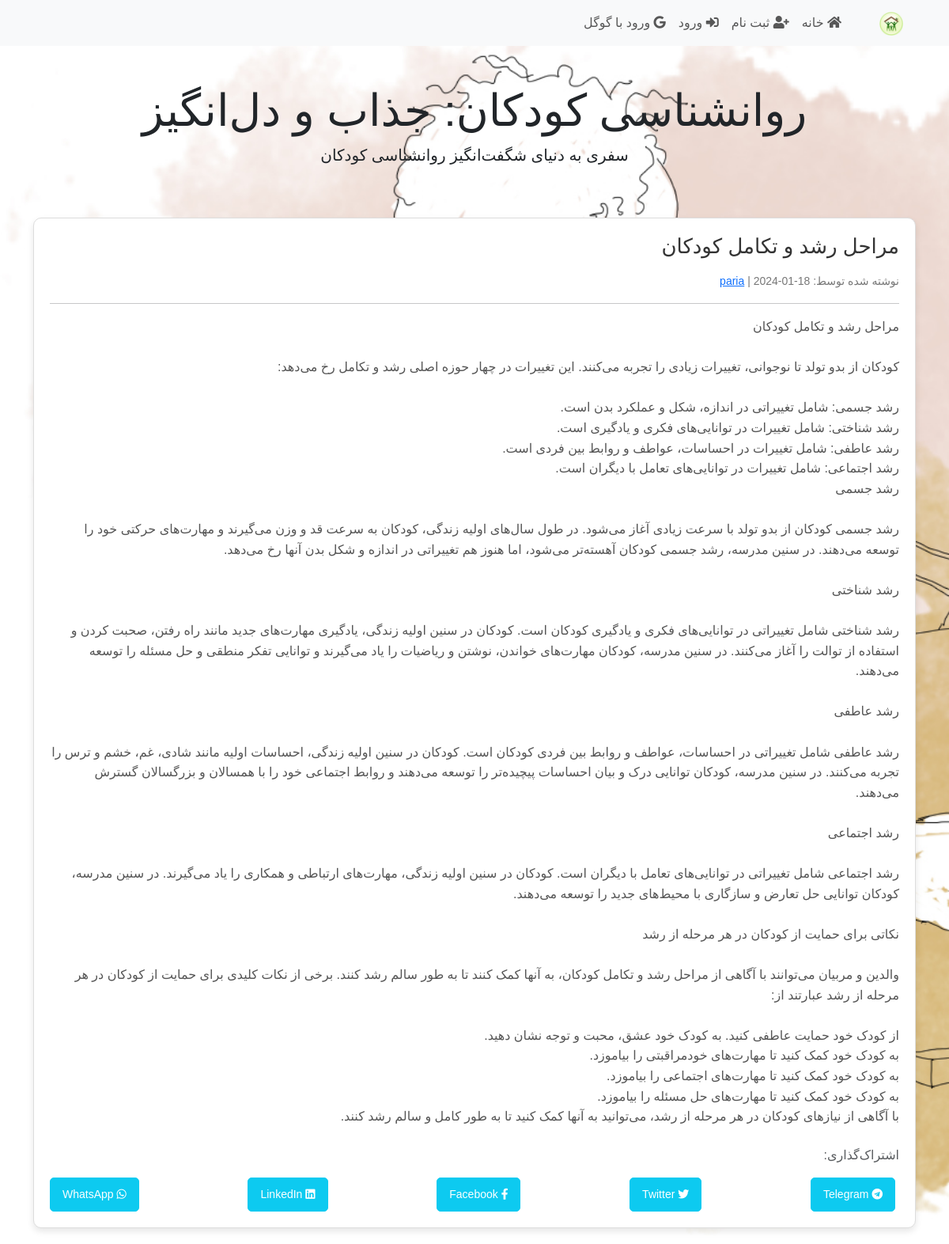
/post/1, run on the app's committed database.
### blog/models.py (models this page shows)
class Post(db.Model):
	id = db.Column(db.Integer, primary_key=True)
	title = db.Column(db.String(120), nullable=False)
	date = db.Column(db.DateTime, nullable=False, default=datetime.now)
	content = db.Column(db.Text, nullable=False)
	user_id = db.Column(db.Integer, db.ForeignKey('user.id'), nullable=False)

class User(db.Model, UserMixin):
	id = db.Column(db.Integer, primary_key=True)
	username = db.Column(db.String(30), unique=True, nullable=False)
	email = db.Column(db.String(60), unique=True, nullable=False)
	password = db.Column(db.String(60), nullable=False)
	posts = db.relationship('Post', backref='author', lazy=True)

### blog/routes.py (the view)
@app.route('/post/<int:post_id>')
def detail(post_id):
	post = Post.query.get_or_404(post_id)
	return render_template('detail.html', post=post)

### blog/templates/detail.html (shortened to what this page needs)
{% extends 'base.html' %}
{% block content %}
  <div class="post-container">
    <div class="post-header">
      <h2 class="post-title mb-3">{{ post.title }}</h2>
      <small class="post-meta">
        نوشته شده توسط: <a href="#">{{ post.author.username }}</a> | {{ post.date.strftime('%Y-%m-%d') }}
      </small>
    </div>
    <hr>
    <div class="post-content">
      {{ post.content.replace('\n', '<br>') | safe }}
    </div>
    <div class="post-share mt-4">
      <p class="text-muted">اشتراک‌گذاری:</p>
      <div class="social-share d-flex justify-content-between">
        <a href="https://t.me/share/url?url={{ url_for('detail', post_id=post.id, _external=True) }}" target="_blank" class="btn btn-info"><i class="fab fa-telegram mr-1"></i> Telegram</a>
        <a href="https://twitter.com/intent/tweet?url={{ url_for('detail', post_id=post.id, _external=True) }}&text={{ post.title }}" target="_blank" class="btn btn-info"><i class="fab fa-twitter mr-1"></i> Twitter</a>
        <a href="https://www.facebook.com/sharer/sharer.php?u={{ url_for('detail', post_id=post.id, _external=True) }}" target="_blank" class="btn btn-info"><i class="fab fa-facebook-f mr-1"></i> Facebook</a>
        <a href="https://www.linkedin.com/shareArticle?url={{ url_for('detail', post_id=post.id, _external=True) }}&title={{ post.title }}" target="_blank" class="btn btn-info"><i class="fab fa-linkedin mr-1"></i> LinkedIn</a>
        <a href="https://wa.me/?text={{ url_for('detail', post_id=post.id, _external=True) }}" target="_blank" class="btn btn-info"><i class="fab fa-whatsapp mr-1"></i> WhatsApp</a>
      </div>
    </div>
  </div>
{% endblock %}

### blog/static/styles.css (style rules this page uses)
body { background-image: url('/static/images/lo.jpg'); background-size: cover; background-repeat: no-repeat; margin: 0; font-family: 'B Titr', Tahoma, sans-serif; }
.post-container { background-color: #fff; border: 1px solid #ddd; border-radius: 10px; padding: 20px; margin-bottom: 20px; box-shadow: 0 4px 8px rgba(0, 0, 0, 0.1); transition: box-shadow 0.3s; }
.post-header { text-align: right; }
.post-title { font-size: 26px; color: #333; margin-bottom: 10px; }
.post-meta { color: #777; font-size: 14px; }
.post-content { line-height: 1.6; color: #555; }
.post-share { margin-top: 20px; }
.social-share a { display: inline-block; color: #fff; text-decoration: none; padding: 10px 15px; border-radius: 5px; margin-right: 5px; font-size: 14px; transition: background-color 0.3s; }

### data on the page
Post: title "مراحل رشد و تکامل کودکان", date "2024-01-18", content.replace "مراحل رشد و تکامل کودکان کودکان از بدو تولد تا نوجوانی، تغییرات زیادی را تجربه می‌کنند. این تغییرات در چهار حوزه اصلی رشد و تکامل رخ می‌دهد: رشد جسمی: شامل تغییراتی در اندازه، شکل و عملکرد بدن است. رشد شناختی: شامل تغییرات در توانایی‌های فکری و یادگیری است. رشد عاطفی: شامل تغییرات در احساسات، عواطف و روابط بین فردی است. رشد اجتماعی: شامل تغییرات در توانایی‌های تعامل با دیگران است. رشد جسمی رشد جسمی کودکان از بدو تولد با سرعت زیادی آغاز می‌شود. در طول سال‌های اولیه زندگی، کودکان به سرعت قد و وزن می‌گیرند و مهارت‌های حرکتی خود را توسعه می‌دهند. در سنین مدرسه، رشد جسمی کودکان آهسته‌تر می‌شود، اما هنوز هم تغییراتی در اندازه و شکل بدن آنها رخ می‌دهد. رشد شناختی رشد شناختی شامل تغییراتی در…"
User: author.username "paria"
